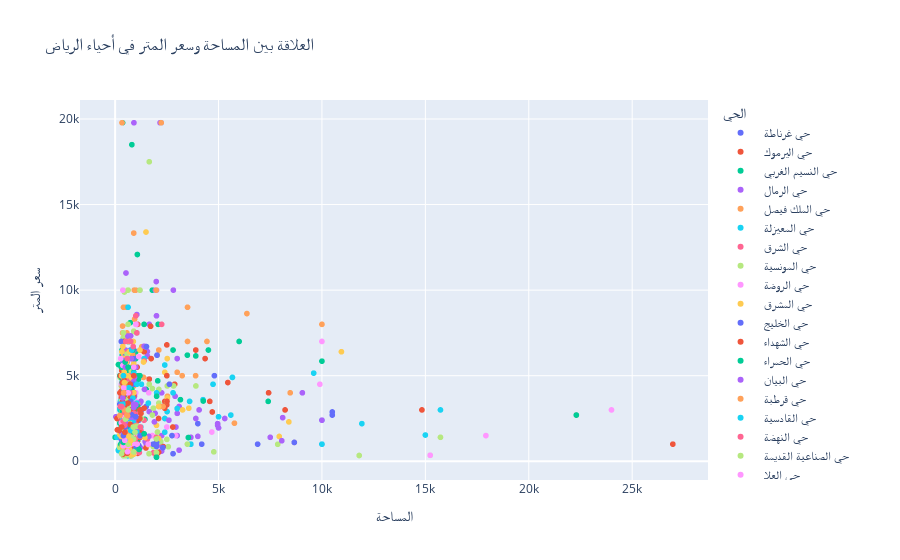

Notebook cell for this chart:
### Markdown cell above
### Q3

### Code cell
fig = px.scatter(riyadh_aqqar_df, x='المساحة', y='سعر المتر', color='الحي',
                  title='العلاقة بين المساحة وسعر المتر في أحياء الرياض')
fig.show()
